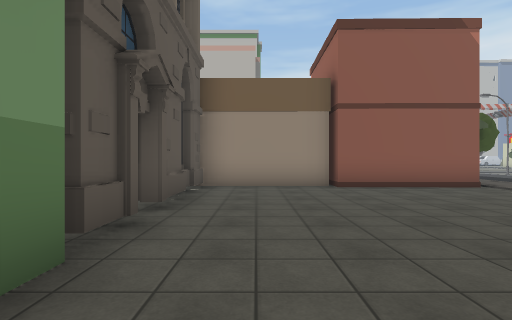
View 1 (above)

24 first-person views from a walk through a scene from a Unity 3-D project. The camera is 1.3 m above the floor, looks level and sees 80° across. The floor is counted in squares, 2 m on a side. Each view is taken from the middle of a square. On the plan, view 1 faces up. The plan holds only what a view shows up to about 10 squares ahead; the rest is blank. The place goes on beyond the plan. The player character is not drawn. Some animated figures are left out. Some surface patterns are stand-ins.

View 2
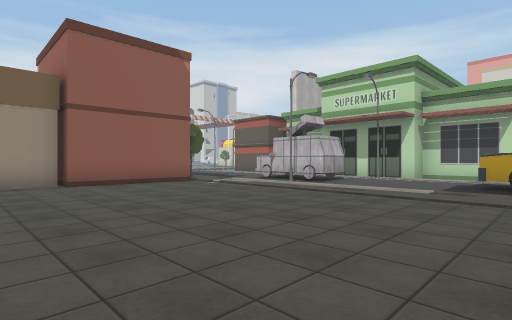

View 3
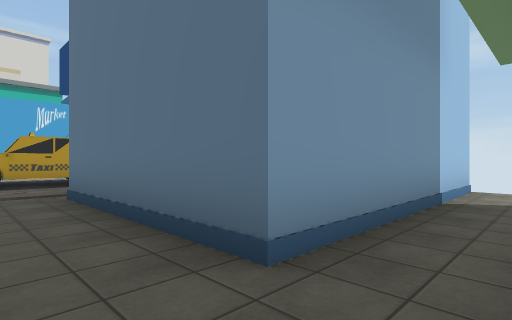

View 4
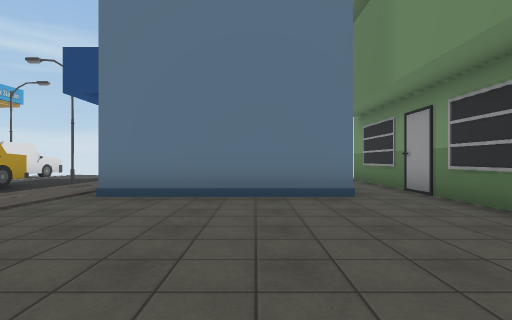

View 5
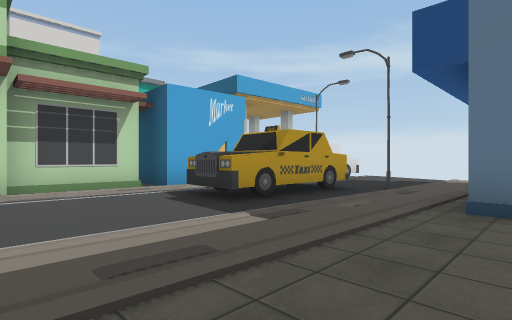

View 6
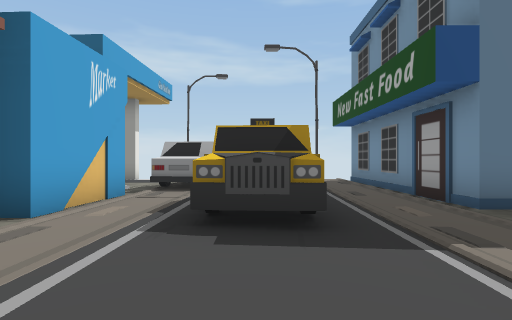

View 7
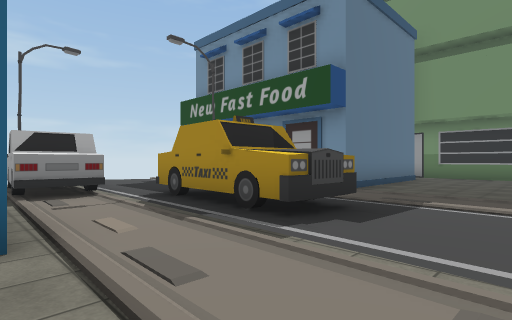

View 8
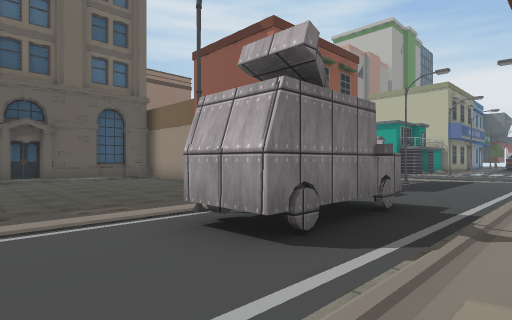

View 9
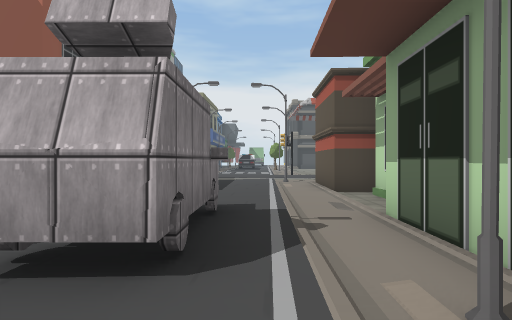

View 10
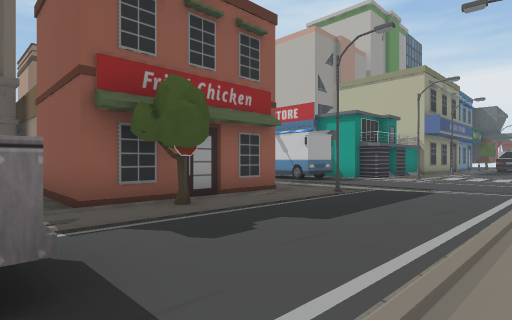

View 11
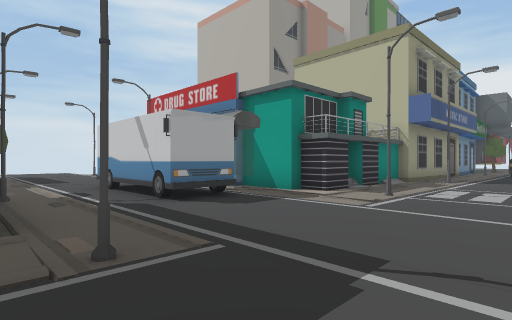

View 12
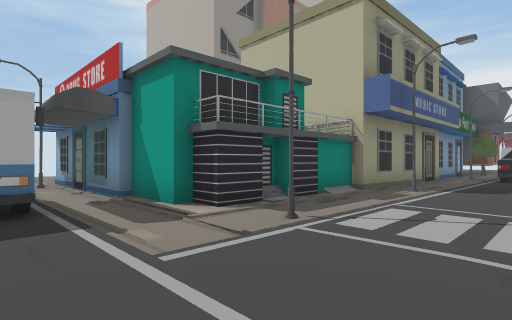

View 13
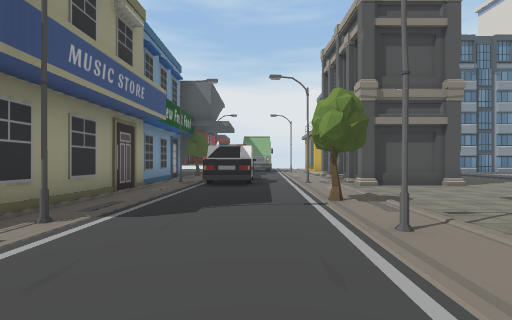

View 14
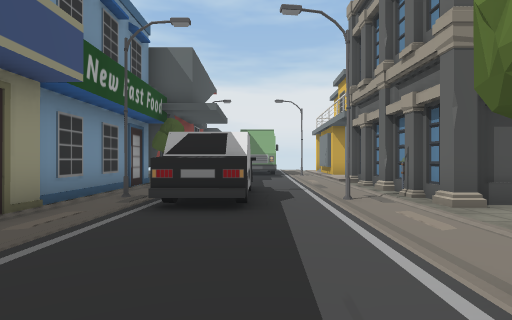

View 15
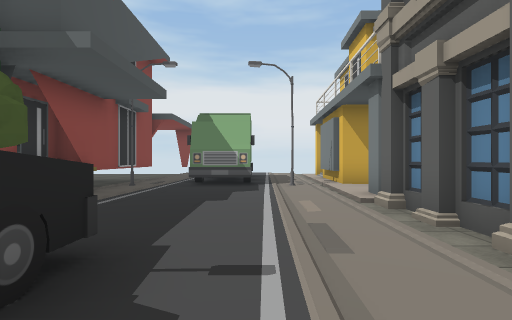

View 16
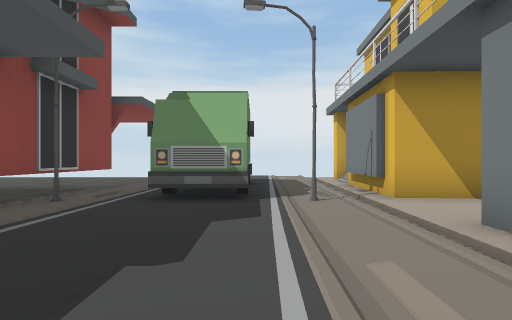

View 17
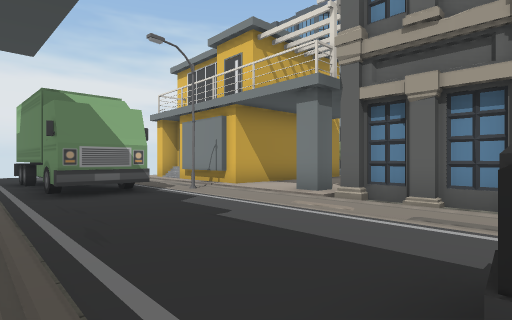

View 18
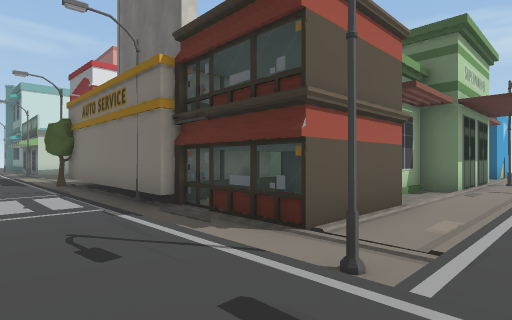

View 19
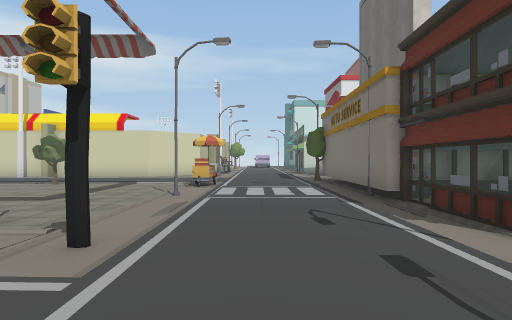

View 20
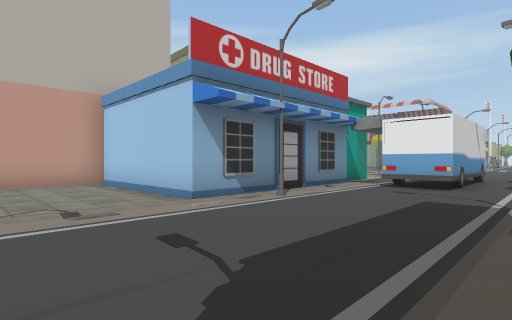

View 21
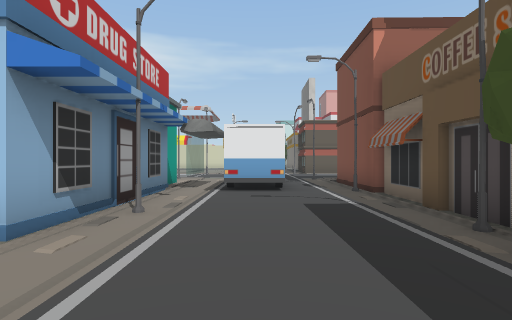

View 22
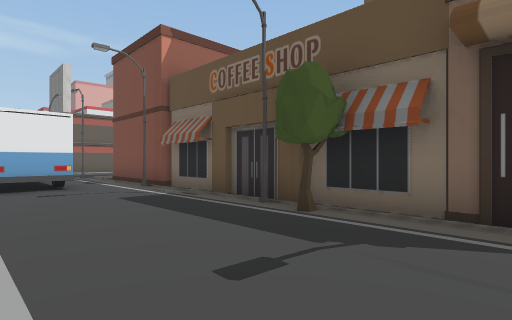

View 23
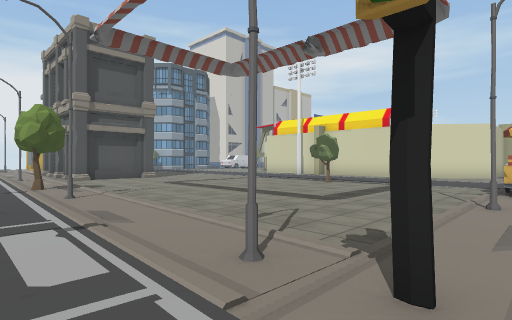

View 24
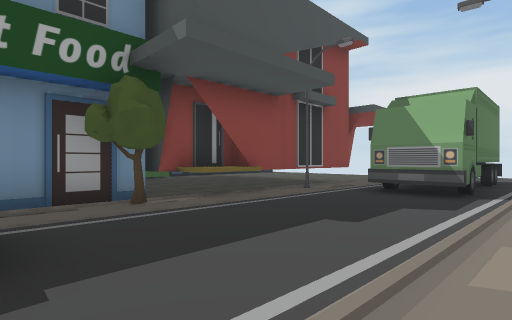

### Floor plan
Key: @ floor where view 1 was taken; # wall or solid block; x gap in a wall; . main floor; : floor 0.25 m higher than the main floor; + floor 0.5 m higher than the main floor; / step, stairs or slope; = window, fence, low wall or low ledge; T tree; B building; C container; O other object.
Columns run from 5 left of view 1 to 21 right of it. Each row starts with its distance up from view 1.
 40         .... .... #
 39         ......CC./#
 38         .. ...C../#
 37            #.CC../#
 36            #..C../#
 35            ##.C.#/###
 34            ##...//:::
 33            #...../::
 32           ##.....x/
 31            TT....##
 30            B...../#
 29           B/.OO..O
 28           B//OO. #
 27           B/.O..####..
 26            #.O........
 25            #.........
 24            #........
 23            #...T.....
 22            #............
 21  BBBBB    ##:..#........
 20  ..#      #.:..:/.....T.
 19  ..#      #.:..//........
 18  ..#      #..:::/.........
 17  ..########.#::#/.........
 16 ///./...=O./..../..#......
 15 /////////////..#/:::::O.
 14 :::::::OOO::::::::::::::
 13 :::::::::::::::::::::::::::
 12 ..T.........#.:#........T..
 11 ###########...:.===+OOOO
 10           #...:.#:=+O OO
  9           #...:.###B
  8    ########T..:..B B
  7    #..........:..B
  6    #........OO:.BB
  5    #.........#:.B
  4    #........O#:.B
  3    #..........:#B
  2    B..........:..B
  1    B..........:.B
  0    B.@.......O:..B
 -1    B.........O:.###
 -2    B..BBBB...O:.#
 -3    B..B  B/..O:.#
 -4    B..B  B/.#:OO/
 -5    B..B  B//.:OO.
 -6    B .B   B..:OO..
 -7      .B   B..:  /#

Where each view was taken, in squares from view 1:
view 1: 0 up, 0 right, facing up
view 2: 1 down, 0 right, facing up-right
view 3: 0 up, 1 left, facing down-right
view 4: 4 up, 2 right, facing down
view 5: 3 up, 4 right, facing down-right
view 6: 3 up, 8 right, facing down
view 7: 2 up, 11 right, facing down-left
view 8: 2 up, 10 right, facing up-left
view 9: 2 up, 9 right, facing up
view 10: 6 up, 10 right, facing up-left
view 11: 11 up, 9 right, facing up-left
view 12: 14 up, 9 right, facing up-left
view 13: 18 up, 9 right, facing up
view 14: 22 up, 9 right, facing up
view 15: 27 up, 10 right, facing up
view 16: 30 up, 10 right, facing up
view 17: 29 up, 7 right, facing up-right
view 18: 14 up, 9 right, facing down-right
view 19: 14 up, 8 right, facing right
view 20: 12 up, 5 left, facing up-right
view 21: 14 up, 5 left, facing right
view 22: 15 up, 5 left, facing down-right
view 23: 15 up, 9 right, facing up-right
view 24: 29 up, 11 right, facing up-left
